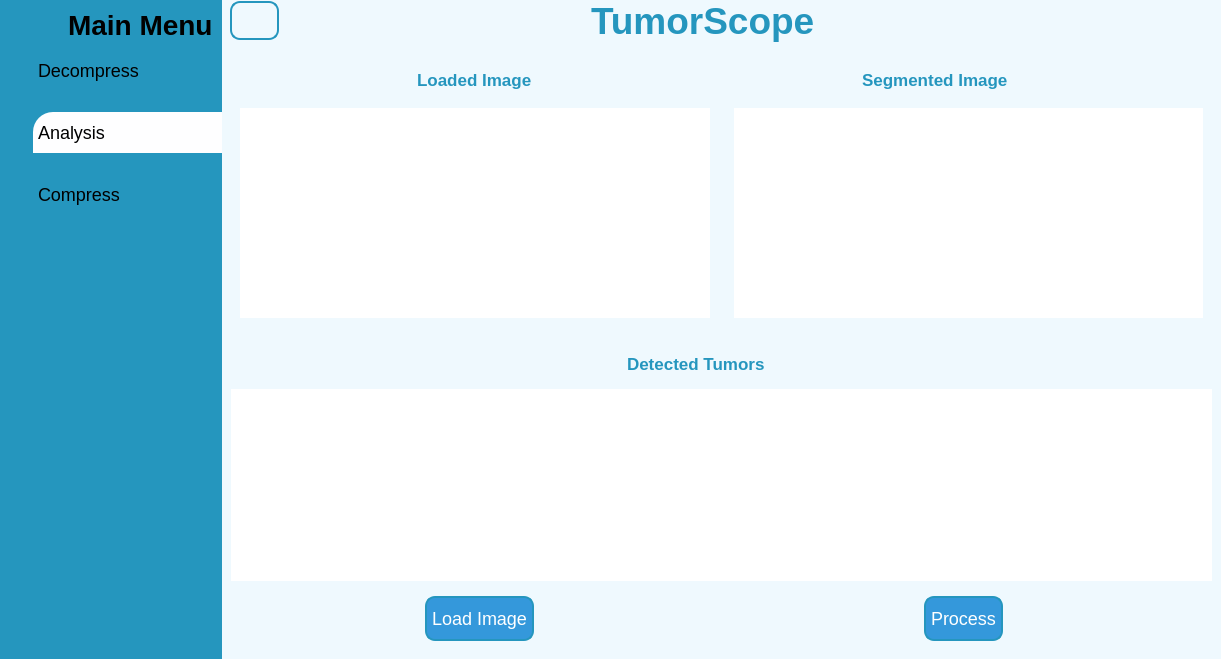
<?xml version="1.0" encoding="UTF-8"?>
<ui version="4.0">
 <class>MainWindow</class>
 <widget class="QMainWindow" name="MainWindow">
  <property name="geometry">
   <rect>
    <x>0</x>
    <y>0</y>
    <width>1221</width>
    <height>659</height>
   </rect>
  </property>
  <property name="windowTitle">
   <string>MainWindow</string>
  </property>
  <widget class="QWidget" name="centralwidget">
   <property name="font">
    <font>
     <pointsize>8</pointsize>
    </font>
   </property>
   <property name="styleSheet">
    <string notr="true">*{
color:#000;
border:none;
}
#load_button, #process_button {
    background-color: #3498db;  /* Default button color */
    color: white;
    border-radius: 5px;
}
#process_button:hover {
    background-color: #2980b9;  /* Button color on hover */
}
#load_button:hover {
    background-color: #2980b9;  /* Button color on hover */
}

QPushButton:hover {
    background-color: #2980b9;  /* Button color on hover */
}

#ProfileCont, #menu_button{
border-radius: 20px;
background-color:#eff9fe;
border-color: rgb(0, 255, 255);
}
#analysis_button, #compress_button,#load_button, #process_button, #decompress_button, #confirmButton{
padding:10px 5px;
text-align:left;
font: 18px;
}
 #menu_button, #profileButton{
padding:10px 5px;
text-align:left;
font: 10pt;
}
#analysis_button{
background-color: #fefeff;
padding:10px 5px;
text-align:left;
color: rgb(0, 0, 0);
font: 18px;
border-top-left-radius: 20px;
}

#card1,#card2{
border-radius: 20px;
background-color:#eff9fe;
}

#label{
border-radius: 20px;
background: transparent;
}

#appheader{
color:#2596be;
}
#vitalsign,#filterflex, #comboBox, #detect_label{
color:#2596be;
}
#EMGlabel{
color:#2596be;
}

#leftmenu{
background-color: #2596be;
}

#rightmenu{
background-color: #eff9fe;
}

QLineEdit{
background: transparent;
color:#2596be;
}

#SearchFrame, #load_button, #process_button, #menu_button{
border-radius: 10px;
border: 2px solid #2596be;
}</string>
   </property>
   <layout class="QHBoxLayout" name="horizontalLayout">
    <property name="spacing">
     <number>0</number>
    </property>
    <property name="leftMargin">
     <number>0</number>
    </property>
    <property name="topMargin">
     <number>0</number>
    </property>
    <property name="rightMargin">
     <number>0</number>
    </property>
    <property name="bottomMargin">
     <number>0</number>
    </property>
    <item>
     <widget class="QWidget" name="leftmenu" native="true">
      <layout class="QVBoxLayout" name="verticalLayout_7">
       <property name="spacing">
        <number>0</number>
       </property>
       <property name="leftMargin">
        <number>15</number>
       </property>
       <property name="topMargin">
        <number>0</number>
       </property>
       <property name="rightMargin">
        <number>0</number>
       </property>
       <property name="bottomMargin">
        <number>0</number>
       </property>
       <item>
        <widget class="QFrame" name="frame_4">
         <property name="frameShape">
          <enum>QFrame::StyledPanel</enum>
         </property>
         <property name="frameShadow">
          <enum>QFrame::Raised</enum>
         </property>
         <layout class="QVBoxLayout" name="verticalLayout_8">
          <property name="spacing">
           <number>0</number>
          </property>
          <property name="leftMargin">
           <number>44</number>
          </property>
          <property name="topMargin">
           <number>0</number>
          </property>
          <property name="rightMargin">
           <number>0</number>
          </property>
          <property name="bottomMargin">
           <number>0</number>
          </property>
          <item alignment="Qt::AlignTop">
           <widget class="QFrame" name="frame_5">
            <property name="frameShape">
             <enum>QFrame::StyledPanel</enum>
            </property>
            <property name="frameShadow">
             <enum>QFrame::Raised</enum>
            </property>
            <layout class="QHBoxLayout" name="horizontalLayout_10">
             <property name="leftMargin">
              <number>9</number>
             </property>
             <property name="topMargin">
              <number>9</number>
             </property>
             <property name="rightMargin">
              <number>9</number>
             </property>
             <property name="bottomMargin">
              <number>9</number>
             </property>
             <item>
              <widget class="QLabel" name="label_4">
               <property name="font">
                <font>
                 <pointsize>21</pointsize>
                 <weight>75</weight>
                 <bold>true</bold>
                </font>
               </property>
               <property name="text">
                <string>Main Menu</string>
               </property>
              </widget>
             </item>
            </layout>
           </widget>
          </item>
         </layout>
        </widget>
       </item>
       <item>
        <widget class="QFrame" name="frame_6">
         <property name="sizePolicy">
          <sizepolicy hsizetype="Preferred" vsizetype="Expanding">
           <horstretch>0</horstretch>
           <verstretch>0</verstretch>
          </sizepolicy>
         </property>
         <property name="frameShape">
          <enum>QFrame::StyledPanel</enum>
         </property>
         <property name="frameShadow">
          <enum>QFrame::Raised</enum>
         </property>
         <layout class="QVBoxLayout" name="verticalLayout_10">
          <property name="spacing">
           <number>0</number>
          </property>
          <property name="leftMargin">
           <number>18</number>
          </property>
          <property name="topMargin">
           <number>0</number>
          </property>
          <property name="rightMargin">
           <number>0</number>
          </property>
          <property name="bottomMargin">
           <number>0</number>
          </property>
          <item alignment="Qt::AlignTop">
           <widget class="QFrame" name="frame_7">
            <property name="frameShape">
             <enum>QFrame::StyledPanel</enum>
            </property>
            <property name="frameShadow">
             <enum>QFrame::Raised</enum>
            </property>
            <layout class="QVBoxLayout" name="verticalLayout_9">
             <property name="spacing">
              <number>21</number>
             </property>
             <property name="leftMargin">
              <number>0</number>
             </property>
             <property name="topMargin">
              <number>0</number>
             </property>
             <property name="rightMargin">
              <number>0</number>
             </property>
             <property name="bottomMargin">
              <number>18</number>
             </property>
             <item>
              <widget class="QPushButton" name="decompress_button">
               <property name="text">
                <string>Decompress</string>
               </property>
               <property name="icon">
                <iconset resource="resources.qrc">
                 <normaloff>:/Icons/Icons/code.svg</normaloff>:/Icons/Icons/code.svg</iconset>
               </property>
              </widget>
             </item>
             <item>
              <widget class="QPushButton" name="analysis_button">
               <property name="text">
                <string>Analysis</string>
               </property>
               <property name="icon">
                <iconset resource="resources.qrc">
                 <normaloff>:/Icons/Icons/activity.svg</normaloff>:/Icons/Icons/activity.svg</iconset>
               </property>
               <property name="iconSize">
                <size>
                 <width>24</width>
                 <height>24</height>
                </size>
               </property>
              </widget>
             </item>
             <item>
              <widget class="QPushButton" name="compress_button">
               <property name="text">
                <string>Compress</string>
               </property>
               <property name="icon">
                <iconset resource="resources.qrc">
                 <normaloff>:/Icons/Icons/check-square.svg</normaloff>:/Icons/Icons/check-square.svg</iconset>
               </property>
               <property name="iconSize">
                <size>
                 <width>24</width>
                 <height>24</height>
                </size>
               </property>
              </widget>
             </item>
            </layout>
           </widget>
          </item>
         </layout>
        </widget>
       </item>
      </layout>
     </widget>
    </item>
    <item>
     <widget class="QWidget" name="rightmenu" native="true">
      <layout class="QVBoxLayout" name="verticalLayout">
       <property name="spacing">
        <number>0</number>
       </property>
       <property name="leftMargin">
        <number>0</number>
       </property>
       <property name="topMargin">
        <number>0</number>
       </property>
       <property name="rightMargin">
        <number>0</number>
       </property>
       <property name="bottomMargin">
        <number>0</number>
       </property>
       <item alignment="Qt::AlignTop">
        <widget class="QWidget" name="headerframe" native="true">
         <layout class="QHBoxLayout" name="horizontalLayout_2">
          <property name="spacing">
           <number>0</number>
          </property>
          <property name="leftMargin">
           <number>8</number>
          </property>
          <property name="topMargin">
           <number>0</number>
          </property>
          <property name="rightMargin">
           <number>0</number>
          </property>
          <property name="bottomMargin">
           <number>10</number>
          </property>
          <item alignment="Qt::AlignLeft">
           <widget class="QPushButton" name="menu_button">
            <property name="maximumSize">
             <size>
              <width>100</width>
              <height>16777215</height>
             </size>
            </property>
            <property name="font">
             <font>
              <pointsize>10</pointsize>
              <weight>50</weight>
              <italic>false</italic>
              <bold>false</bold>
             </font>
            </property>
            <property name="styleSheet">
             <string notr="true"/>
            </property>
            <property name="text">
             <string/>
            </property>
            <property name="icon">
             <iconset resource="resources.qrc">
              <normaloff>:/Icons/Icons/menu.svg</normaloff>:/Icons/Icons/menu.svg</iconset>
            </property>
            <property name="iconSize">
             <size>
              <width>24</width>
              <height>24</height>
             </size>
            </property>
           </widget>
          </item>
          <item>
           <widget class="QLabel" name="appheader">
            <property name="minimumSize">
             <size>
              <width>630</width>
              <height>0</height>
             </size>
            </property>
            <property name="font">
             <font>
              <pointsize>28</pointsize>
              <weight>75</weight>
              <bold>true</bold>
             </font>
            </property>
            <property name="text">
             <string>TumorScope</string>
            </property>
           </widget>
          </item>
         </layout>
        </widget>
       </item>
       <item>
        <widget class="QWidget" name="cardsframe" native="true">
         <property name="sizePolicy">
          <sizepolicy hsizetype="Preferred" vsizetype="Expanding">
           <horstretch>0</horstretch>
           <verstretch>0</verstretch>
          </sizepolicy>
         </property>
         <layout class="QHBoxLayout" name="horizontalLayout_11">
          <item>
           <widget class="QWidget" name="widget_4" native="true">
            <layout class="QVBoxLayout" name="verticalLayout_4">
             <property name="spacing">
              <number>0</number>
             </property>
             <property name="leftMargin">
              <number>0</number>
             </property>
             <property name="topMargin">
              <number>0</number>
             </property>
             <property name="rightMargin">
              <number>0</number>
             </property>
             <property name="bottomMargin">
              <number>0</number>
             </property>
             <item>
              <widget class="QFrame" name="frame_2">
               <property name="frameShape">
                <enum>QFrame::StyledPanel</enum>
               </property>
               <property name="frameShadow">
                <enum>QFrame::Raised</enum>
               </property>
               <layout class="QHBoxLayout" name="horizontalLayout_12">
                <item alignment="Qt::AlignHCenter|Qt::AlignVCenter">
                 <widget class="QLabel" name="EMGlabel">
                  <property name="font">
                   <font>
                    <pointsize>13</pointsize>
                    <weight>75</weight>
                    <bold>true</bold>
                   </font>
                  </property>
                  <property name="text">
                   <string>Loaded Image</string>
                  </property>
                 </widget>
                </item>
               </layout>
              </widget>
             </item>
             <item>
              <widget class="QFrame" name="frame_3">
               <property name="frameShape">
                <enum>QFrame::StyledPanel</enum>
               </property>
               <property name="frameShadow">
                <enum>QFrame::Raised</enum>
               </property>
               <layout class="QVBoxLayout" name="verticalLayout_6">
                <item>
                 <widget class="PlotWidget" name="graphicsView">
                  <property name="minimumSize">
                   <size>
                    <width>400</width>
                    <height>0</height>
                   </size>
                  </property>
                 </widget>
                </item>
               </layout>
              </widget>
             </item>
            </layout>
           </widget>
          </item>
          <item>
           <widget class="QWidget" name="widget_6" native="true">
            <layout class="QVBoxLayout" name="verticalLayout_13">
             <property name="spacing">
              <number>0</number>
             </property>
             <property name="leftMargin">
              <number>0</number>
             </property>
             <property name="topMargin">
              <number>0</number>
             </property>
             <property name="rightMargin">
              <number>0</number>
             </property>
             <property name="bottomMargin">
              <number>0</number>
             </property>
             <item>
              <widget class="QFrame" name="frame_11">
               <property name="frameShape">
                <enum>QFrame::StyledPanel</enum>
               </property>
               <property name="frameShadow">
                <enum>QFrame::Raised</enum>
               </property>
               <layout class="QHBoxLayout" name="horizontalLayout_8">
                <item alignment="Qt::AlignHCenter|Qt::AlignVCenter">
                 <widget class="QLabel" name="filterflex">
                  <property name="minimumSize">
                   <size>
                    <width>213</width>
                    <height>0</height>
                   </size>
                  </property>
                  <property name="maximumSize">
                   <size>
                    <width>213</width>
                    <height>16777215</height>
                   </size>
                  </property>
                  <property name="font">
                   <font>
                    <pointsize>13</pointsize>
                    <weight>75</weight>
                    <bold>true</bold>
                   </font>
                  </property>
                  <property name="text">
                   <string>Segmented Image</string>
                  </property>
                  <property name="scaledContents">
                   <bool>false</bool>
                  </property>
                 </widget>
                </item>
               </layout>
              </widget>
             </item>
             <item>
              <widget class="QFrame" name="frame_12">
               <property name="frameShape">
                <enum>QFrame::StyledPanel</enum>
               </property>
               <property name="frameShadow">
                <enum>QFrame::Raised</enum>
               </property>
               <layout class="QVBoxLayout" name="verticalLayout_17">
                <item>
                 <widget class="PlotWidget" name="graphicsView_2">
                  <property name="minimumSize">
                   <size>
                    <width>400</width>
                    <height>0</height>
                   </size>
                  </property>
                 </widget>
                </item>
               </layout>
              </widget>
             </item>
            </layout>
           </widget>
          </item>
         </layout>
        </widget>
       </item>
       <item>
        <widget class="QWidget" name="mainframe" native="true">
         <layout class="QVBoxLayout" name="verticalLayout_2">
          <item>
           <widget class="QFrame" name="frame">
            <property name="frameShape">
             <enum>QFrame::StyledPanel</enum>
            </property>
            <property name="frameShadow">
             <enum>QFrame::Raised</enum>
            </property>
            <layout class="QHBoxLayout" name="horizontalLayout_7">
             <item>
              <widget class="QLabel" name="detect_label">
               <property name="minimumSize">
                <size>
                 <width>188</width>
                 <height>0</height>
                </size>
               </property>
               <property name="maximumSize">
                <size>
                 <width>188</width>
                 <height>16777215</height>
                </size>
               </property>
               <property name="font">
                <font>
                 <pointsize>13</pointsize>
                 <weight>75</weight>
                 <bold>true</bold>
                </font>
               </property>
               <property name="text">
                <string>Detected Tumors</string>
               </property>
              </widget>
             </item>
            </layout>
           </widget>
          </item>
          <item>
           <widget class="PlotWidget" name="graphicsView_3">
            <property name="minimumSize">
             <size>
              <width>400</width>
              <height>0</height>
             </size>
            </property>
           </widget>
          </item>
          <item>
           <widget class="QWidget" name="widget" native="true">
            <layout class="QHBoxLayout" name="horizontalLayout_3">
             <item alignment="Qt::AlignHCenter|Qt::AlignVCenter">
              <widget class="QPushButton" name="process_button">
               <property name="text">
                <string>Load Image</string>
               </property>
              </widget>
             </item>
             <item alignment="Qt::AlignHCenter|Qt::AlignVCenter">
              <widget class="QPushButton" name="load_button">
               <property name="text">
                <string>Process</string>
               </property>
              </widget>
             </item>
            </layout>
           </widget>
          </item>
         </layout>
        </widget>
       </item>
      </layout>
     </widget>
    </item>
   </layout>
  </widget>
 </widget>
 <customwidgets>
  <customwidget>
   <class>PlotWidget</class>
   <extends>QGraphicsView</extends>
   <header>pyqtgraph</header>
   <container>1</container>
  </customwidget>
 </customwidgets>
 <resources>
  <include location="resources.qrc"/>
 </resources>
 <connections/>
</ui>
